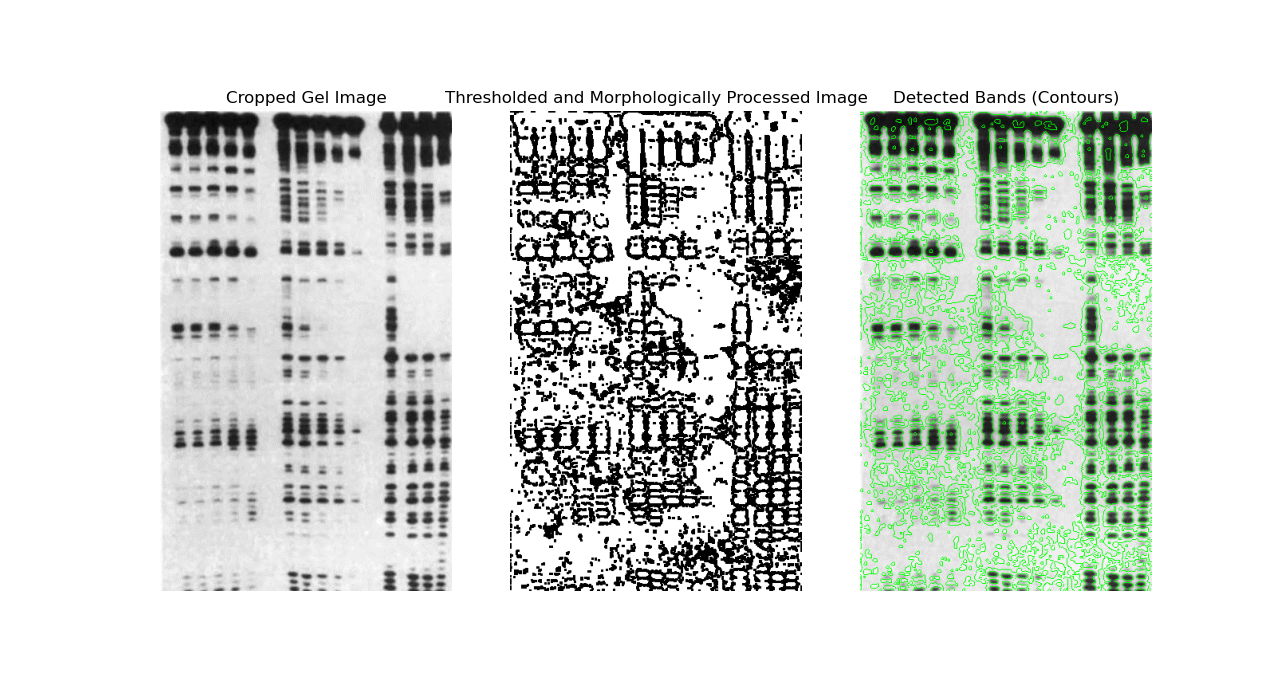
#> input picture image-1.png, 1280 x 695 px
$ python main.py --type western --input image-1.png --output out
#> lines starting #> are read from the running program, lines starting #| are printed output that depends on the picture
### analysis_types/western.py
import os
import cv2
import pandas as pd
from lane_detector import LaneDetector
from lane_extractor import LaneExtractor
from band_detector import BandDetector


class WesternBlotAnalysis:
    """
    Handles analysis logic for Western blots, including lane detection,
    extraction, and band detection with parameters optimized for Western blots.
    """

    def __init__(self, min_area_factor: float = 0.001, max_area_factor: float = 0.1, intensity_threshold: int = 50):
        """
        Initialize parameters specific to Western blot analysis.

        Args:
            min_area_factor (float): Minimum band area factor as a fraction of lane area.
            max_area_factor (float): Maximum band area factor as a fraction of lane area.
            intensity_threshold (int): Minimum intensity threshold for valid bands.
        """
        self.min_area_factor = min_area_factor
        self.max_area_factor = max_area_factor
        self.intensity_threshold = intensity_threshold

    def analyze(self, image_path: str, output_dir: str):
        """
        Perform analysis on a Western blot image.

        Args:
            image_path (str): Path to the input image.
            output_dir (str): Directory to save output results.
        """
        print("Running Western Blot analysis...")

        # Prepare output directories
        lanes_dir = os.path.join(output_dir, "lanes")
        annotated_dir = os.path.join(output_dir, "annotated_lanes")
        os.makedirs(lanes_dir, exist_ok=True)
        os.makedirs(annotated_dir, exist_ok=True)

        # Load the gel image
        gel_image = cv2.imread(image_path, cv2.IMREAD_GRAYSCALE)

        # Step 1: Detect lanes
        print("Detecting lanes...")
        lane_detector = LaneDetector(height_factor=0.4, distance=40)
        lane_ranges = lane_detector.detect_lanes(
            gel_image, smooth_sigma=2.0, visualize=True)

        # Step 2: Extract lanes
        print("Extracting lanes...")
        lane_extractor = LaneExtractor(padding_factor=0.1)
        lanes_metadata = lane_extractor.extract_lanes(
            gel_image, lane_ranges, output_dir=lanes_dir)

        # Step 3: Detect and annotate bands
        print("Detecting bands...")
        band_detector = BandDetector(
            min_area_factor=self.min_area_factor,
            max_area_factor=self.max_area_factor,
            intensity_threshold=self.intensity_threshold
        )
        all_band_metadata = []

        for lane in lanes_metadata:
            # Detect bands in the lane
            lane_image = lane["image"]
            bands = band_detector.detect_bands(lane_image)

            # Merge overlapping or nearby bands
            merged_bands = band_detector.merge_bands(bands, merge_distance=5)

            # Annotate the lane with detected bands
            annotated_lane = band_detector.annotate_bands(
                lane_image, merged_bands)

            # Save annotated lane
            lane_index = lane["index"]
            annotated_path = os.path.join(
                annotated_dir, f"annotated_lane_{lane_index}.png")
            cv2.imwrite(annotated_path, annotated_lane)
            print(f"Annotated Lane {lane_index} saved to {annotated_path}")

            # Append metadata for each band
            for band in merged_bands:
                band["lane_index"] = lane_index
                all_band_metadata.append(band)

        # Step 4: Export band metadata to CSV
        print("Exporting band metadata...")
        metadata_path = os.path.join(output_dir, "band_metadata.csv")
        pd.DataFrame(all_band_metadata).to_csv(metadata_path, index=False)
        print(f"Band metadata saved to {metadata_path}")

### lane_detector.py
import numpy as np
from scipy.signal import find_peaks
from scipy.ndimage import gaussian_filter1d
import matplotlib.pyplot as plt


class LaneDetector:
    """
    A class to detect lanes in a gel image using vertical intensity projection.

    Methods:
        detect_lanes(image: np.ndarray, smooth_sigma: float, visualize: bool) -> list:
            Detect lanes and return their ranges as (left, right) boundaries.
    """

    def __init__(self, height_factor: float = 0.5, distance: int = 30):
        """
        Initialize LaneDetector with peak detection parameters.

        Args:
            height_factor (float): Factor of the max intensity for peak detection threshold.
            distance (int): Minimum distance between adjacent peaks.
        """
        self.height_factor = height_factor
        self.distance = distance

    def detect_lanes(self, image: np.ndarray, smooth_sigma: float = 2.0, visualize: bool = True) -> list:
        """
        Detect lanes in a thresholded gel image.

        Args:
            image (np.ndarray): Grayscale or thresholded gel image.
            smooth_sigma (float): Sigma for Gaussian smoothing of the vertical projection.
            visualize (bool): Whether to visualize the projection and peaks.

        Returns:
            list: List of lane boundaries as (left, right) tuples.
        """
        # Step 1: Calculate the vertical intensity projection
        vertical_projection = np.sum(image, axis=0)

        # Step 2: Smooth the projection to reduce noise
        smoothed_projection = gaussian_filter1d(
            vertical_projection, sigma=smooth_sigma)

        # Step 3: Determine dynamic height threshold
        max_intensity = np.max(smoothed_projection)
        height_threshold = self.height_factor * max_intensity

        # Step 4: Detect peaks in the smoothed projection
        peaks, _ = find_peaks(smoothed_projection,
                              height=height_threshold, distance=self.distance)

        # Step 5: Convert peaks to lane boundaries (left, right edges)
        lane_width = self._estimate_lane_width(peaks)
        lane_ranges = [(max(peak - lane_width // 2, 0), min(peak + lane_width // 2, image.shape[1]))
                       for peak in peaks]

        # Step 6: Visualization (optional)
        if visualize:
            self._visualize_lanes(smoothed_projection, peaks, lane_ranges)

        print(f"Detected lanes at ranges: {lane_ranges}")
        return lane_ranges

    @staticmethod
    def _estimate_lane_width(peaks: list) -> int:
        """
        Estimate lane width based on average spacing between detected peaks.

        Args:
            peaks (list): List of peak positions.

        Returns:
            int: Estimated lane width.
        """
        if len(peaks) < 2:
            return 40  # Default lane width if only one peak
        distances = np.diff(peaks)
        return int(np.median(distances))

    @staticmethod
    def _visualize_lanes(projection: np.ndarray, peaks: list, ranges: list):
        """
        Visualize the vertical intensity projection and detected lanes.

        Args:
            projection (np.ndarray): Smoothed vertical projection.
            peaks (list): Detected peaks.
            ranges (list): Lane boundaries as (left, right).
        """
        plt.figure(figsize=(10, 4))
        plt.plot(projection, label="Smoothed Vertical Projection")
        plt.scatter(peaks, projection[peaks],
                    color='red', label="Detected Peaks")
        for left, right in ranges:
            plt.axvspan(left, right, color='green', alpha=0.3,
                        label="Lane Range" if left == ranges[0][0] else "")
        plt.title("Vertical Intensity Projection with Detected Lanes")
        plt.xlabel("Column Index")
        plt.ylabel("Summed Intensity")
        plt.legend()
        plt.show()

### lane_extractor.py
# Import necessary libraries
import cv2  # For image processing
import numpy as np  # For numerical operations
import os  # For file handling
from concurrent.futures import ThreadPoolExecutor  # For parallel processing
import logging  # For controlled logging of messages


class LaneExtractor:
    """
    A class to extract individual lanes from a gel image using lane boundaries.
    Features:
        - Dynamic padding based on lane width
        - Intensity normalization for consistent contrast
        - Parallel processing for speed
        - Optional saving of extracted lanes
    """

    def __init__(self, padding_factor: float = 0.1):
        """
        Initialize the LaneExtractor with dynamic padding as a fraction of lane width.

        Args:
            padding_factor (float): Fraction of lane width to use as padding.
        """
        self.padding_factor = padding_factor  # Store padding factor for dynamic padding
        # Configure the logging system to display messages with level INFO or higher
        logging.basicConfig(level=logging.INFO,
                            format="%(levelname)s: %(message)s")

    # [12 lines left out: function _normalize_lane, not called in this run]

    def extract_lanes(self, image: np.ndarray, lane_ranges: list, output_dir: str = None) -> list:
        """
        Extract lanes as sub-images based on provided lane boundaries and optionally save them.

        Args:
            image (np.ndarray): Original grayscale gel image.
            lane_ranges (list): List of lane boundaries as (left, right) tuples.
            output_dir (str): Directory to save the extracted lanes. If None, lanes are not saved.

        Returns:
            list: List of dictionaries with lane metadata (index, left, right, and lane image).
        """

        # [41 lines left out: function process_lane, not called in this run]

        # Step 7: Process lanes in parallel for efficiency
        with ThreadPoolExecutor() as executor:
            results = list(executor.map(
                lambda args: process_lane(*args), enumerate(lane_ranges)))

        # Step 8: Return the list of lane metadata
        return results

### main.py
import argparse
import os
import cv2
import pandas as pd
from lane_detector import LaneDetector
from lane_extractor import LaneExtractor
from band_detector import BandDetector
from analysis_types.western import WesternBlotAnalysis
from analysis_types.northern import NorthernBlotAnalysis
from analysis_types.footprinting import DNaseFootprintingAnalysis


# [72 lines left out: function run_generic_pipeline, not called in this run]


def main():
    """
    Command-line interface for BlotAnalysisTools. Supports modular analysis types and generic pipeline execution.
    """
    # Set up argument parser
    parser = argparse.ArgumentParser(
        description="BlotAnalysisTools: Analyze various gel and blot images.")
    parser.add_argument(
        "--type",
        choices=["western", "northern", "footprinting", "generic"],
        required=True,
        help="Type of analysis to perform (e.g., western, northern, footprinting, generic).",
    )
    parser.add_argument(
        "--input",
        required=True,
        help="Path to the input gel or blot image.",
    )
    parser.add_argument(
        "--output",
        required=True,
        help="Directory to save output results.",
    )
    parser.add_argument(
        "--visualize",
        action="store_true",
        help="Whether to visualize lane detection during the analysis.",
    )

    # Parse arguments
    args = parser.parse_args()

    # Validate input
    if not os.path.isfile(args.input):
        print(f"Error: Input file '{args.input}' does not exist.")
        return

    # Validate output directory
    os.makedirs(args.output, exist_ok=True)

    # Dispatch to the appropriate analysis type
    if args.type == "western":
        analysis = WesternBlotAnalysis()
        analysis.analyze(args.input, args.output)
#> in analyze, `gel_image = cv2.imread(image_path, cv2.IMREAD_GRAYSCALE)`:
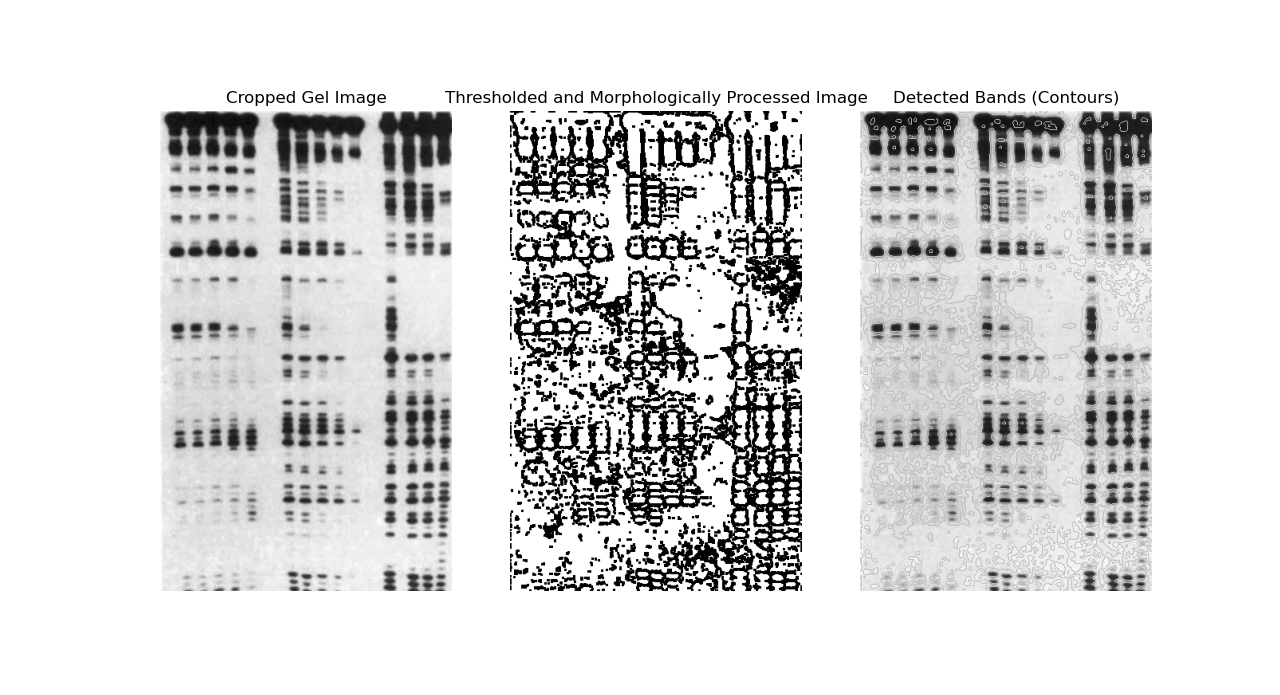
#> gel_image: shape (695, 1280); min 0, max 255, mean 218.7
#> in detect_lanes, `vertical_projection = np.sum(image, axis=0)`: vertical_projection = 1280 values, max 177225 at index 0, min 77762 at index 747, mean 151964.2
#> in detect_lanes, `smoothed_projection = gaussian_filter1d( vertical_projection, sigma=sm..`: smoothed_projection = 1280 values, max 177225 at index 0, min 94427 at index 769, mean 151963.8
#> in detect_lanes, `max_intensity = np.max(smoothed_projection)`: max_intensity = 177225
#> in detect_lanes, `height_threshold = self.height_factor * max_intensity`: height_threshold = 70890
#> in detect_lanes, `peaks, _ = find_peaks(smoothed_projection, height=height_threshold, di..`: peaks = 17 values from 223 to 1136
#> in _estimate_lane_width, `distances = np.diff(peaks)`: distances = [46, 61, 41, 48, 52, 58, 93, 48, 50, 41, 52, 73, 84, 60, 40, 66]
#> in detect_lanes, `lane_width = self._estimate_lane_width(peaks)`: lane_width = 52
#> in detect_lanes, `lane_ranges = [(max(peak - lane_width // 2, 0), min(peak + lane_width ..`: lane_ranges = [(197, 249), (243, 295), (304, 356), (345, 397), (393, 445), (445, 497), (503, 555), (596, 648), (644, 696), (694, 746), (735, 787), (787, 839), (860, 912), (944, 996), (1004, 1056), (1044, 1096), (1110, 1162)]
#> the loop in _visualize_lanes, `for left, right in ranges:` made 17 passes
#> in _visualize_lanes, `plt.show()`:
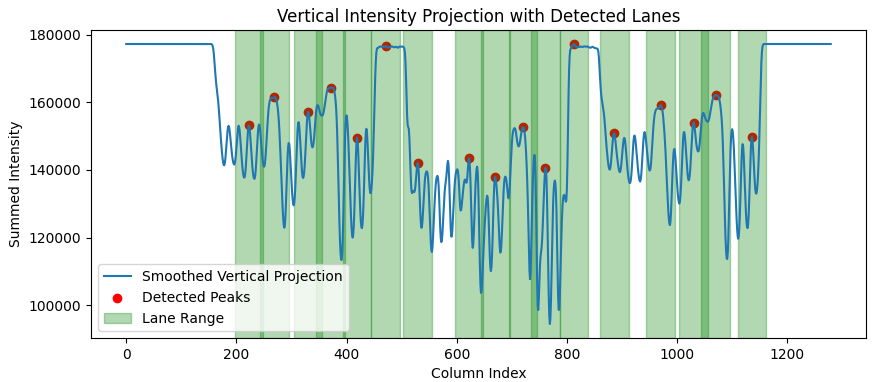
#> figure drawn by matplotlib, 1 panel; curve peaks at x = 0, y = 177225
#> (printed output is left out)
    elif args.type == "northern":
        analysis = NorthernBlotAnalysis()
        analysis.analyze(args.input, args.output)
    elif args.type == "footprinting":
        analysis = DNaseFootprintingAnalysis()
        analysis.analyze(args.input, args.output)
    elif args.type == "generic":
        # Run the generic pipeline with default parameters
        run_generic_pipeline(args.input, args.output)
    else:
        print(f"Error: Unsupported analysis type '{args.type}'.")


if __name__ == "__main__":
#> (the run stopped early here; a loop or call above may not have finished)
